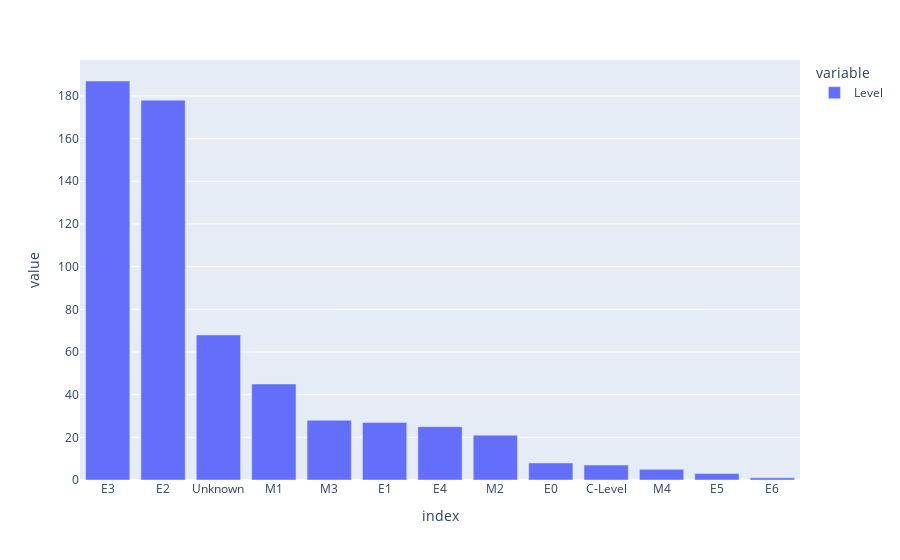

The notebook cell this image was saved under:
### Markdown cell above
#### Level

### Code cell
px.bar(df['Level'].value_counts())

### Figure 1 — Plotly figure (JSON) as saved in the notebook; plotly's stock layout.template omitted (floating-point values rounded to 4 significant figures)
{"data": [{"alignmentgroup": "True", "hovertemplate": "variable=Level<br>index=%{x}<br>value=%{y}<extra></extra>", "legendgroup": "Level", "marker": {"color": "#636efa"}, "name": "Level", "offsetgroup": "Level", "orientation": "v", "showlegend": true, "textposition": "auto", "type": "bar", "x": ["E3", "E2", "Unknown", "M1", "M3", "E1", "E4", "M2", "E0", "C-Level", "M4", "E5", "E6"], "xaxis": "x", "y": [187, 178, 68, 45, 28, 27, 25, 21, 8, 7, 5, 3, 1], "yaxis": "y"}], "layout": {"barmode": "relative", "legend": {"title": {"text": "variable"}, "tracegroupgap": 0}, "margin": {"t": 60}, "xaxis": {"anchor": "y", "domain": [0, 1], "title": {"text": "index"}}, "yaxis": {"anchor": "x", "domain": [0, 1], "title": {"text": "value"}}}}
